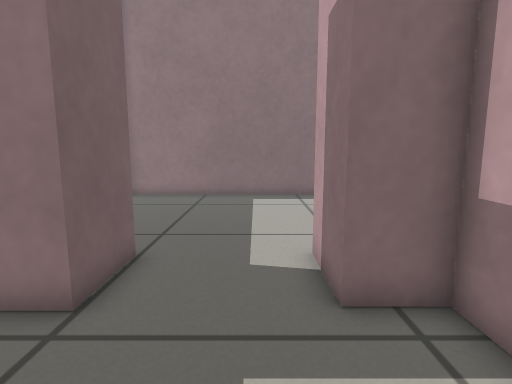
view 1 (above)

19 first-person views from a walk through a robot-simulator world made for Gazebo. The camera is 0.5 m above the floor, tilts 8° down and sees 80° across. The floor is counted in squares, 0.2 m on a side. Each view is taken from the middle of a square. On the plan, view 1 faces up. The plan holds only what a view shows up to about 19 squares ahead; the rest is blank.

view 2
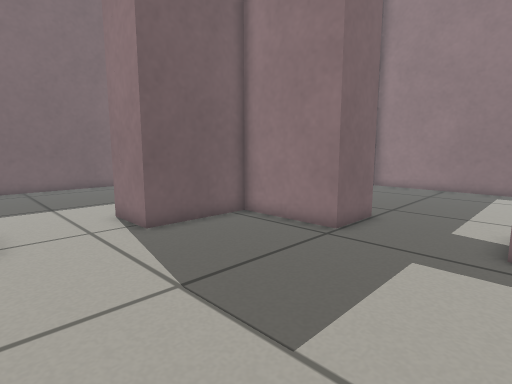

view 3
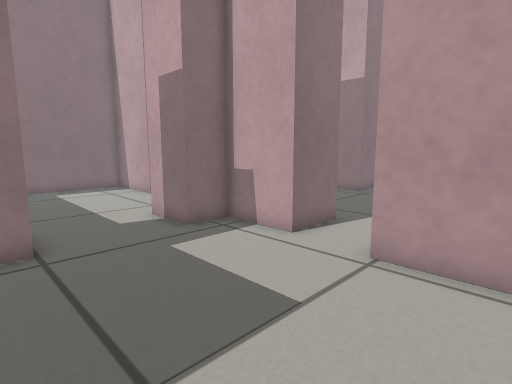

view 4
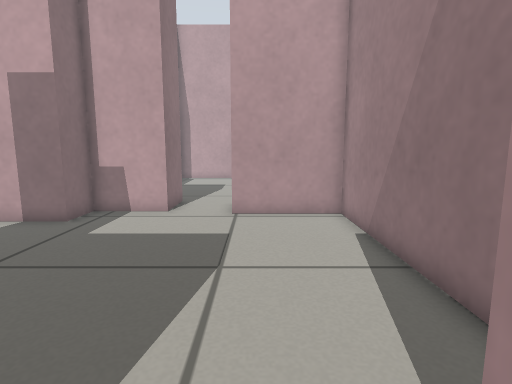

view 5
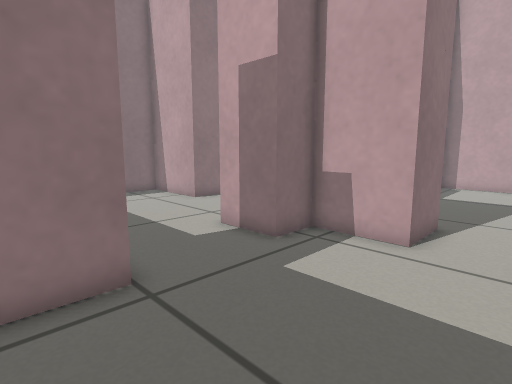

view 6
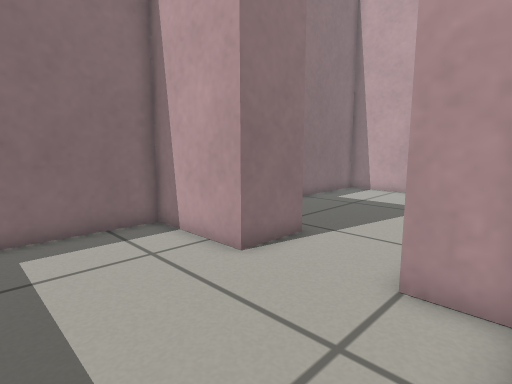

view 7
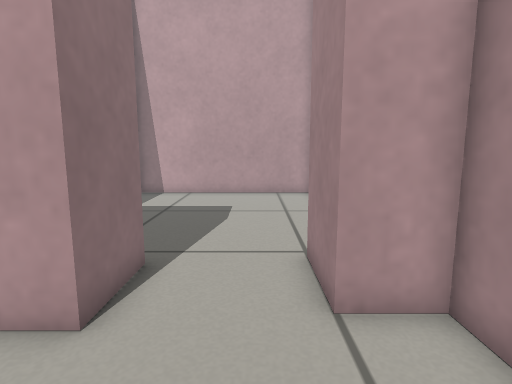

view 8
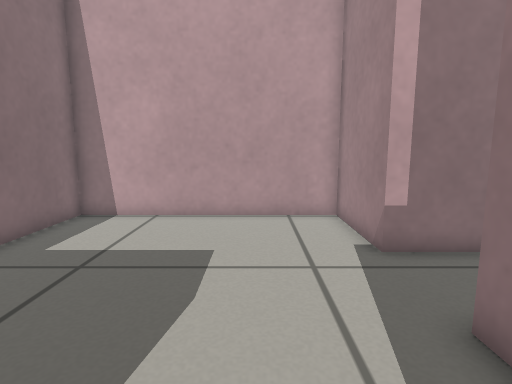

view 9
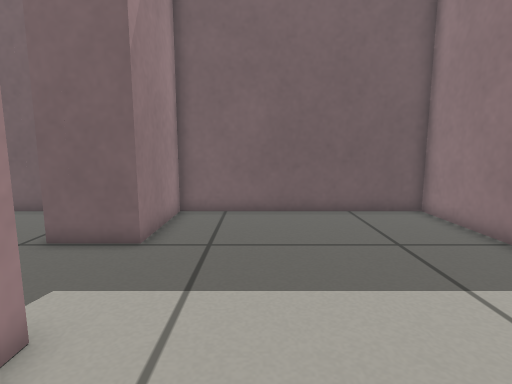

view 10
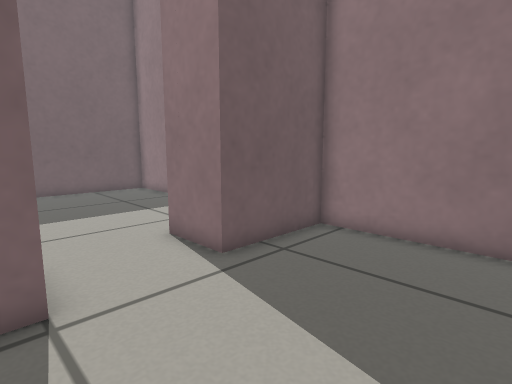

view 11
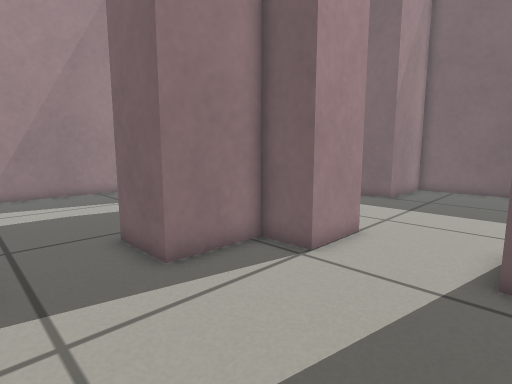

view 12
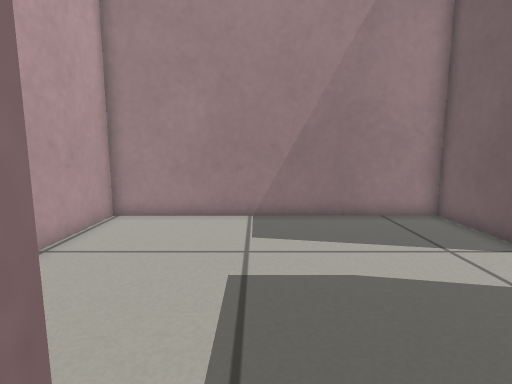

view 13
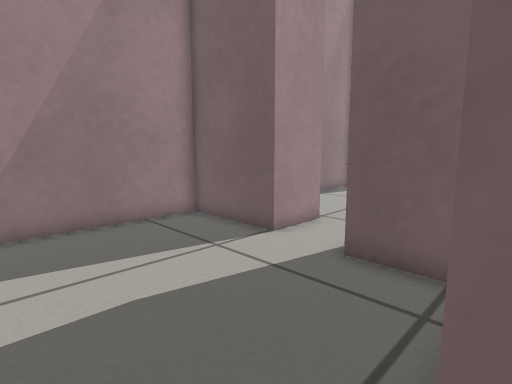

view 14
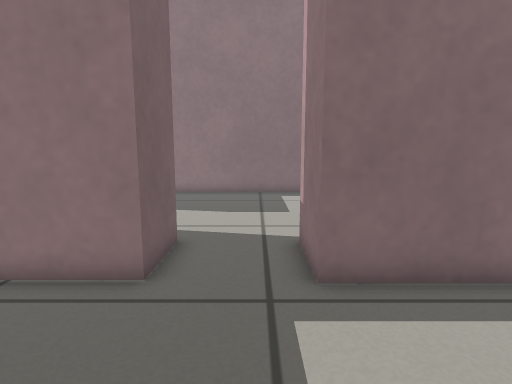

view 15
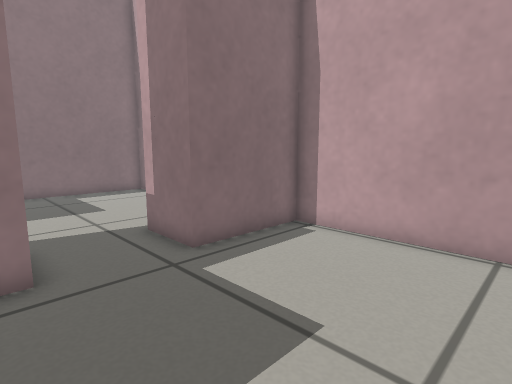

view 16
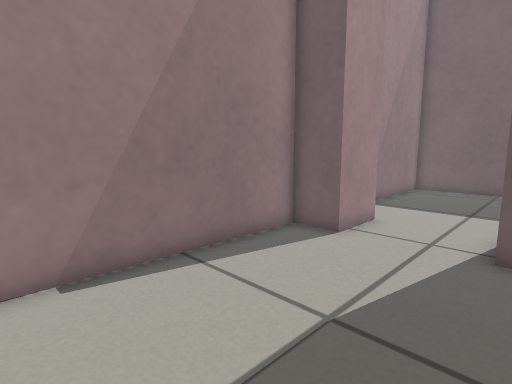

view 17
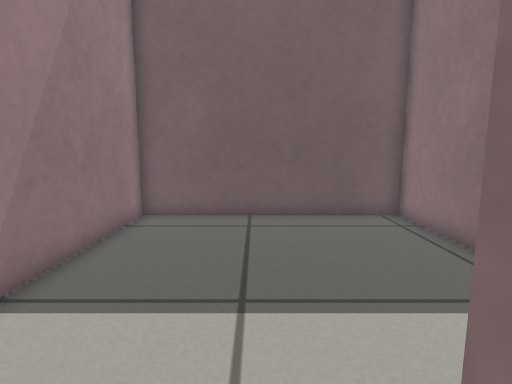

view 18
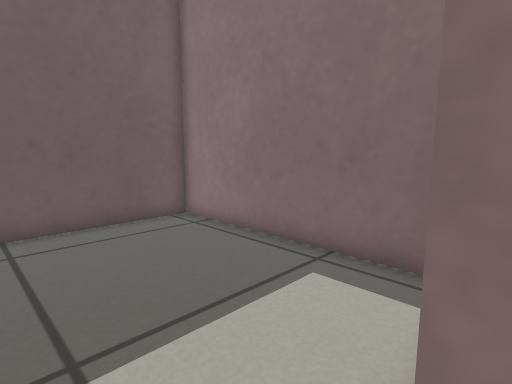

view 19
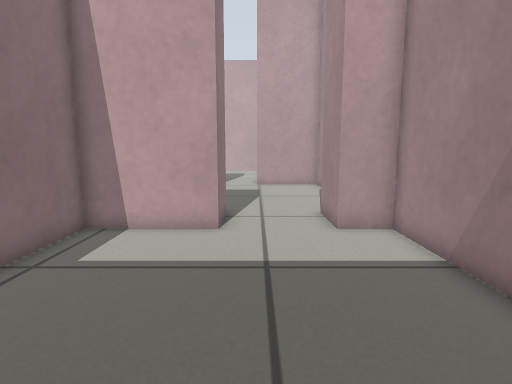

### Floor plan
Points are (right, up) in squares from view 1. A wall is a line through its corners. A room is listed if a view was taken in it or the views show most of it. See-through windows are left out.
Room 1 (views 1, 2, 3, 4, 5, 6, 16, 17, 18)
walls: (3.1, 1.6) (3.1, 4.4) (1.4, 4.4) (1.4, 7.1); (-2.8, 7.1) (-2.8, 4.4) (-7.1, 4.4) (-7.1, 0.2) (-9.6, 0.2); (-9.6, -3.6) (-7.1, -3.6) (-7.1, -5.3) (2.7, -5.3) (2.7, -1.1)
ways out: opening at (-0.5, 7.8) to room 2; opening at (2, 0.5) to room 4; opening at (-9, -2) to room 5
Room 2 (view 7)
walls: (3.9, 12.4) (3.9, 16.7) (-7.1, 16.7) (-7.1, 7.1) (-2.8, 7.1); (1.4, 7.1) (4.4, 7.1) (4.4, 8.8)
ways out: opening at (-0.5, 7.8) to room 1; opening at (5.5, 11) to room 3
Room 3 (views 8, 9, 11)
walls: (13.2, 7.1) (17.4, 7.1) (17.4, 16.7) (6.4, 16.7) (6.4, 12.4) (3.9, 12.4); (4.4, 8.8) (6.9, 8.8) (6.9, 7.1) (9.9, 7.1)
ways out: opening at (5.5, 11) to room 2; opening at (11.5, 7.5) to room 4
Room 4 (views 10, 12, 13, 14, 15)
walls: (5.6, 3.8) (5.6, 1.6) (3.1, 1.6); (9.9, 7.1) (9.9, 4.4) (7.1, 4.4); (2.7, -1.1) (5.2, -1.1) (5.2, -5.3) (17.4, -5.3) (17.4, 4.4) (13.2, 4.4) (13.2, 7.1)
ways out: opening at (2, 0.5) to room 1; opening at (11.5, 7.5) to room 3
Room 5 (view 19)
walls: (-9.6, 0.2) (-9.6, 4.4) (-19.3, 4.4) (-19.3, -5.3) (-9.6, -5.3) (-9.6, -3.6)
ways out: opening at (-9, -2) to room 1

Where each view was taken, in squares from view 1:
view 1: 0 up, 0 right, facing up
view 2: 4 down, 2 right, facing up-left
view 3: 4 down, 4 left, facing up-right
view 4: 2 down, 9 left, facing right
view 5: 1 down, 5 left, facing up-right
view 6: 7 up, 1 left, facing up-right
view 7: 10 up, 0 right, facing right
view 8: 10 up, 6 right, facing right
view 9: 10 up, 5 right, facing left
view 10: 8 up, 12 right, facing up-left
view 11: 13 up, 13 right, facing down-left
view 12: 6 up, 12 right, facing down
view 13: 5 up, 12 right, facing down-left
view 14: 1 down, 12 right, facing up
view 15: 2 down, 9 right, facing up-right
view 16: 1 up, 1 right, facing down-left
view 17: 1 down, 8 left, facing left
view 18: 2 down, 9 left, facing up-left
view 19: 1 down, 19 left, facing right
